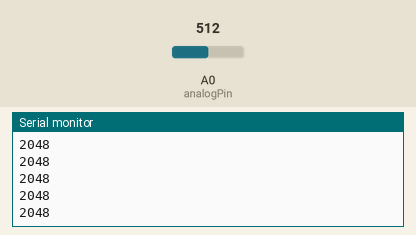
Bench run of a sketch on a simulated Arduino Due. Shown: the last lines printed to the serial monitor. The inputs (shaded band) are chosen by the test bench; at power-on: A0 (analogPin) = 512 (analog values on the 0–1023 scale).

Above: at 1.2 s.
1.3 s: A0 (analogPin) set to 716
At 1.31 s:
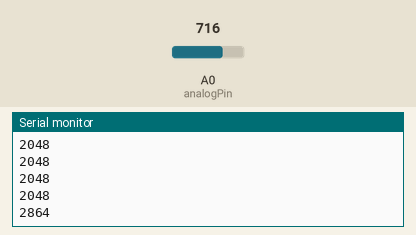
2.8 s: A0 (analogPin) set to 900
At 2.81 s:
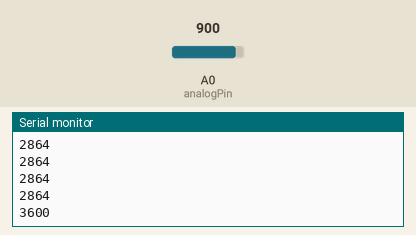
Timing chart, 0 to 5.8 s (numbered marks = the images above; inputs shaded):
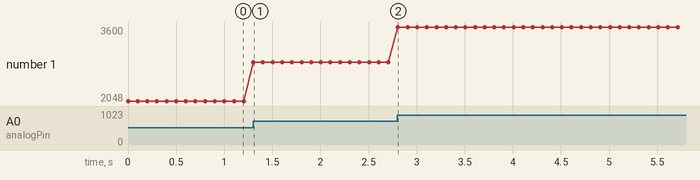

Measured:
- after the input at 1.3 s, the serial monitor: prints a new line at once (image 1)
- after the input at 2.8 s, the serial monitor: prints a new line at once (image 2)
- plotted number 1: 2048 → 2864 after the input at 1.3 s, 2864 → 3600 after the input at 2.8 s

The sketch:

Sensor_Tx.ino
```cpp
// Arduino Due Board 1 (Analog Reader & Sender)
const int analogPin = A0;  // Analog input pin

void setup() {
  Serial.begin(115200);     // Start Serial for debugging
  Serial1.begin(2000000);  // Initialize Serial1 (pins 18/19) at 115200 baud
  analogReadResolution(12);  // Set analog resolution to 12 bits (Due specific)
}

void loop() {
  // Read analog value
  int analogValue = analogRead(analogPin);

  // Send the analog value as a string with a newline
  Serial1.println(analogValue);

  // Optional: Debug print to see what we're sending
  //Serial.print("Sending value: ");
  Serial.println(analogValue);

  delay(100);  // Small delay to prevent flooding the serial buffer
}
```
